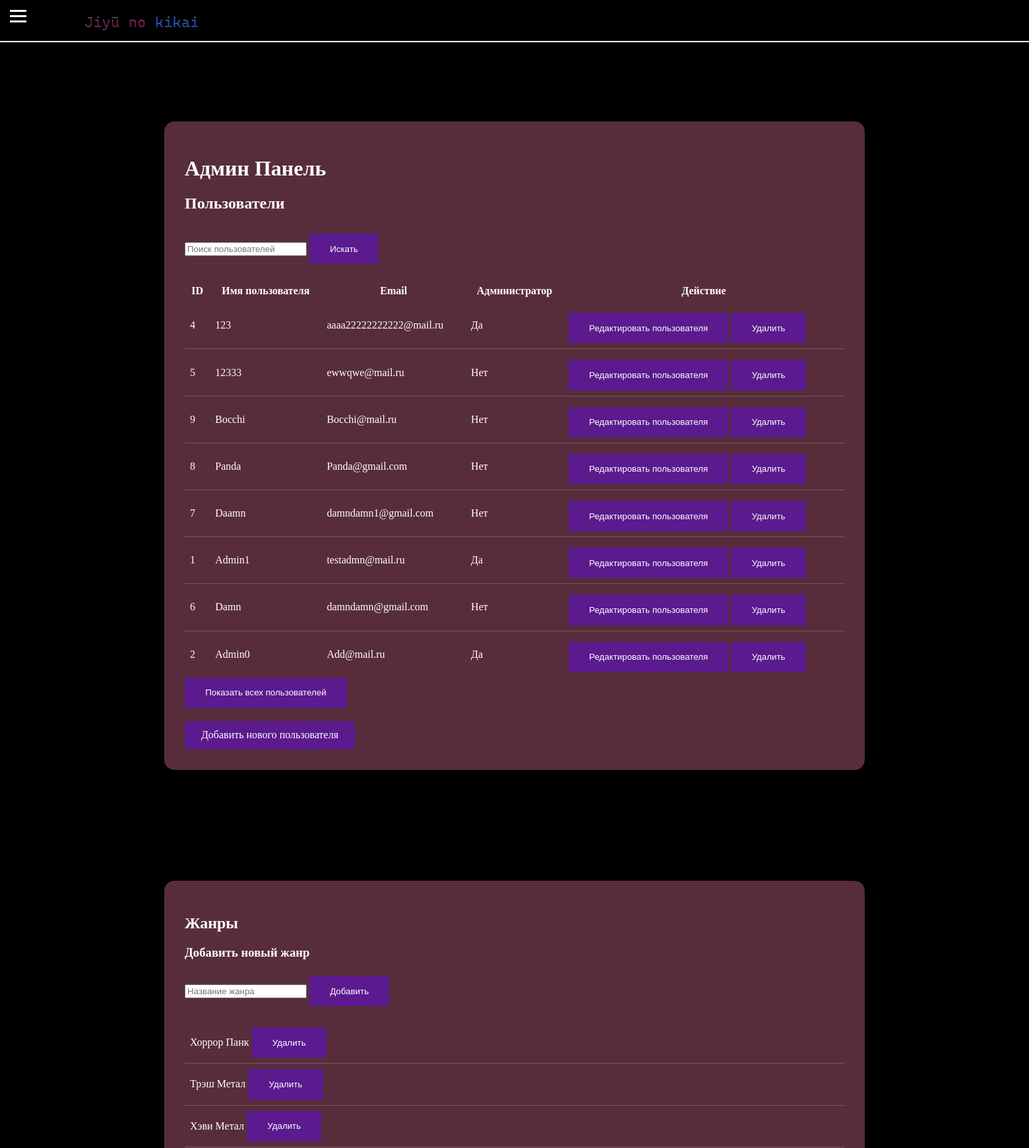
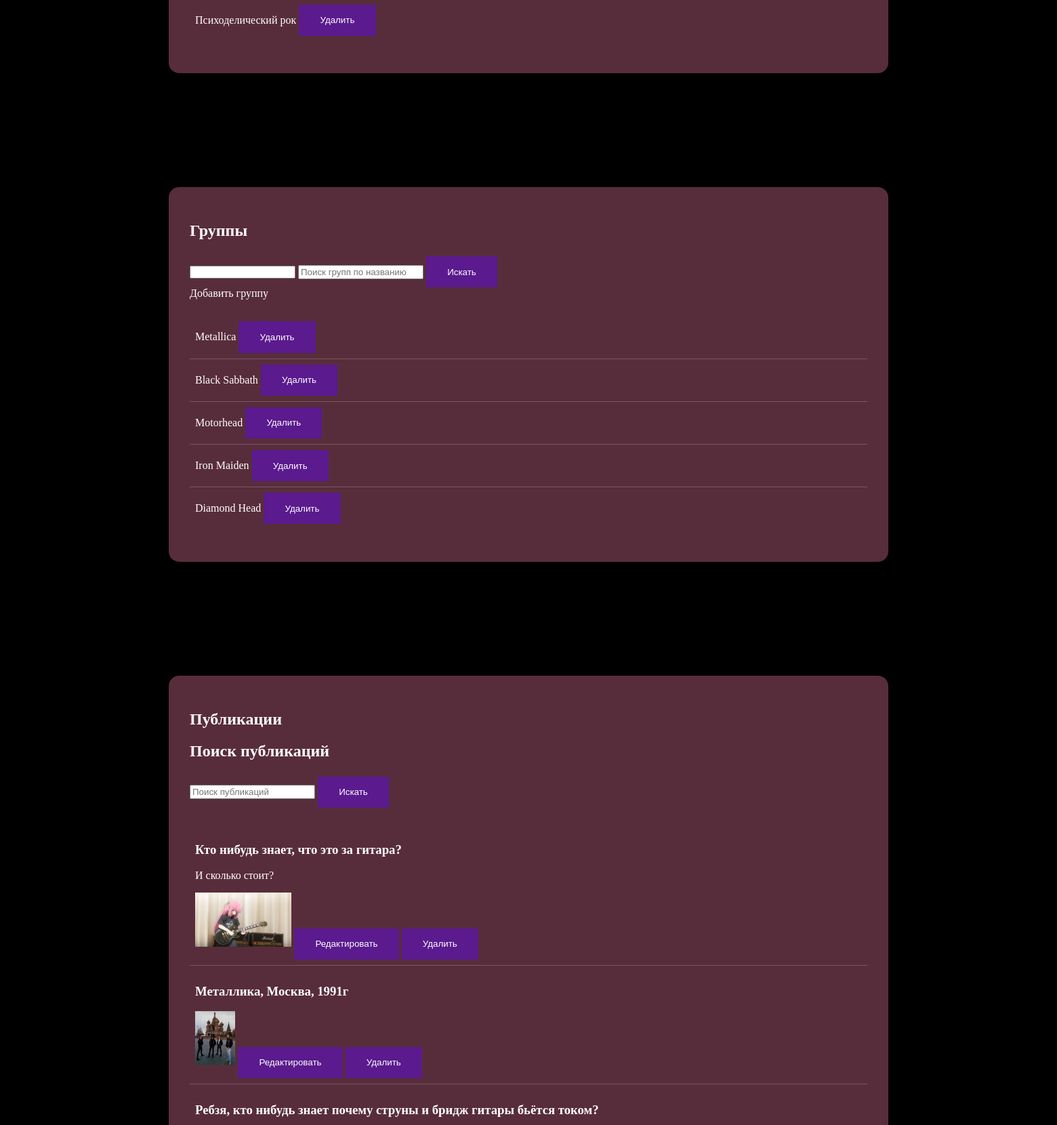
The app's page /admin_panel (signed in, upper part) with its own data (2 pictures, top to bottom).
### app.py (models this page shows, shortened)
class User(db.Model, UserMixin):
    id = db.Column(db.Integer, primary_key=True)
    username = db.Column(db.String(20), unique=True, nullable=False)
    email = db.Column(db.String(120), unique=True, nullable=False)
    password = db.Column(db.String(60), nullable=False)
    avatar = db.Column(db.String(120))
    is_admin = db.Column(db.Boolean, default=False)
    posts = db.relationship('News', backref='author', lazy=True)
    comments = db.relationship('Comment', backref='author', lazy=True)

class Genre(db.Model):
    id = db.Column(db.Integer, primary_key=True)
    name = db.Column(db.String(50), unique=True, nullable=False)

class Group(db.Model):
    id = db.Column(db.Integer, primary_key=True)
    name = db.Column(db.String(100), nullable=False)
    description = db.Column(db.Text)  # Поле для описания группы
    image_path = db.Column(db.String(200))  # Поле для пути к изображению группы
    genre_id = db.Column(db.Integer, db.ForeignKey('genre.id'), nullable=False)  # Добавляем внешний ключ
    genre = db.relationship('Genre', backref=db.backref('groups', lazy='dynamic'))

class News(db.Model):
    id = db.Column(db.Integer, primary_key=True)
    title = db.Column(db.String(100), nullable=False)
    content = db.Column(db.Text, nullable=False)
    image_path = db.Column(db.String(200))
    user_id = db.Column(db.Integer, db.ForeignKey('user.id', name='fk_post_user_id'), nullable=False)
    comments = db.relationship('Comment', backref='news_comments', cascade='all, delete-orphan', lazy=True)
    @property
    def image_file_path(self):
        return self._image_file_path

### app.py (the view)
@app.route('/admin_panel', methods=['GET', 'POST'])
@login_required
def admin_panel():
    if not current_user.is_admin:
        flash('Доступ к админ-панели разрешен только администраторам.')
        return redirect(url_for('index'))
    genres = Genre.query.all()
    categories = Category.query.all()  # Запрос всех категорий
    products_query = Product.query
    products_query = Product.query
    product_search_query = request.form.get('search_product')
    if product_search_query:
        products_query = products_query.filter(Product.name.contains(product_search_query) | Product.description.contains(product_search_query))
    products = products_query.limit(3).all()  # Ограничение до 3 товаров
    user_query = User.query
    user_search_query = request.form.get('search_user')
    if user_search_query:
        user_query = user_query.filter(User.username.contains(user_search_query) | User.email.contains(user_search_query))
    all_users = user_query.all()
    random_users = user_query.order_by(db.func.random()).limit(10).all()
    group_query = Group.query
    group_search_query = request.form.get('search_group')
    genre_filter = request.form.get('genre_filter')
    if group_search_query:
        group_query = group_query.filter(Group.name.contains(group_search_query))
    if genre_filter:
        group_query = group_query.filter_by(genre_id=genre_filter)
    groups = group_query.limit(5).all()  # Ограничение до 5 групп
    news_query = News.query
    news_search_query = request.form.get('search_news')
    if news_search_query:
        news_query = news_query.filter(News.title.contains(news_search_query) | News.content.contains(news_search_query))
    all_news = news_query.all()
    random_news = news_query.order_by(db.func.random()).limit(3).all()
    order_query = Order.query.join(User).add_columns(Order.id, Order.order_number, User.username, Order.total_price, Order.created_at)
    order_search_query = request.form.get('search_order')
    if order_search_query:
        order_query = order_query.filter(Order.order_number.contains(order_search_query))
    all_orders = order_query.all()
    orders = Order.query.join(User).all()
    return render_template('admin_panel.html',
                           random_users=random_users,
                           all_users=all_users,
                           genres=genres,
                           groups=groups,
                           random_news=random_news,
                           all_news=all_news,
                           categories=categories,
                           products=products,
                           orders=orders,
                           all_orders=all_orders)

### app.py (called while the page is built)
@login_manager.user_loader
def load_user(user_id):
    return User.query.get(int(user_id))

### templates/admin_panel.html (shortened to what this page needs)
<!DOCTYPE html>
<html lang="en">
<head>
    <link rel="stylesheet" href="static/styles/admin_panel.css">
    <link rel="stylesheet" type="text/css" href="{{ url_for('static', filename='styles/sidebar.css') }}">
</head>
<body>
    <div class="top-bar">
        <nav class="tophat">
            <div class="Logo">
                <div class="logo-container">
                    <a href="{{ url_for('index') }}" class="logo-link">
                        <img src="{{ url_for('static', filename='images/logo.png') }}" alt="Logo">
                    </a>
                </div>
            </div>
        </nav>
    </div>
    <div class="toggle-btn" onclick="toggleSidebar()">
        <span></span>
        <span></span>
        <span></span>
    </div>
    <div class="container">
        <h1>Админ Панель</h1>
        <div class="users-section">
            <h2>Пользователи</h2>
            <form method="post" action="{{ url_for('admin_panel') }}">
                <input type="text" name="search" placeholder="Поиск пользователей">
                <button type="submit">Искать</button>
            </form>
            <table>
                <thead>
                    <tr>
                        <th>ID</th>
                        <th>Имя пользователя</th>
                        <th>Email</th>
                        <th>Администратор</th>
                        <th>Действие</th>
                    </tr>
                </thead>
                <tbody>
                    {% for user in random_users %}
                    <tr>
                        <td>{{ user.id }}</td>
                        <td>{{ user.username }}</td>
                        <td>{{ user.email }}</td>
                        <td>{{ 'Да' if user.is_admin else 'Нет' }}</td>
                        <td>
                            <form action="{{ url_for('edit_user', user_id=user.id) }}" method="get" style="display:inline;">
                                <button type="submit">Редактировать пользователя</button>
                            </form>
                            <form action="{{ url_for('delete_user', user_id=user.id) }}" method="post" style="display:inline;">
                                <input type="submit" value="Удалить" onclick="return confirm('Вы уверены?')">
                            </form>
                        </td>
                    </tr>
                    {% endfor %}
                </tbody>
            </table>
            <div>
                <button onclick="toggleAllUsers()">Показать всех пользователей</button>
            </div>
            <a href="{{ url_for('add_user') }}" class="add-user-button" style="margin-top: 20px;">Добавить нового пользователя</a>
        </div>
    </div>
    <div class="container">
        <div class="genres-section">
            <h2>Жанры</h2>
            <h3>Добавить новый жанр</h3>
            <form method="post" action="{{ url_for('add_genre') }}">
                <input type="text" name="genre_name" placeholder="Название жанра" required>
                <button type="submit">Добавить</button>
            </form>
            <ul>
                {% for genre in genres %}
                <li>
                    {{ genre.name }}
                    <form action="{{ url_for('delete_genre', genre_id=genre.id) }}" method="post" style="display:inline;">
                        <input type="submit" value="Удалить" onclick="return confirm('Вы уверены?')">
                    </form>
                </li>
                {% endfor %}
            </ul>
        </div>
    </div>
    <div class="container">
        <div class="groups-section">
            <h2>Группы</h2>
            <form method="post" action="{{ url_for('admin_panel') }}">
                <select name="genre_filter">
                    <option value="">Все жанры</option>
                </select>
                <input type="text" name="search_group" placeholder="Поиск групп по названию">
                <button type="submit">Искать</button>
            </form>
            <a href="{{ url_for('add_group') }}">Добавить группу</a>
            <ul>
                {% for group in groups %}
                <li>
                    <a href="{{ url_for('group_details', group_id=group.id) }}">{{ group.name }}</a>
                    <form action="{{ url_for('delete_group', group_id=group.id) }}" method="POST" style="display:inline;">
                        <input type="submit" value="Удалить" onclick="return confirm('Вы уверены?')">
                    </form>
                </li>
                {% endfor %}
            </ul>
        </div>
    </div>
    <div class="container">
        <div class="news-section">
            <h2>Публикации</h2>
            <h2>Поиск публикаций</h2>
            <form method="post" action="{{ url_for('admin_panel') }}">
                <input type="text" name="search" placeholder="Поиск публикаций">
                <button type="submit">Искать</button>
            </form>
            <ul>
                {% for single_news in random_news %}
                <li>
                    <h3>{{ single_news.title }}</h3>
                    <p>{{ single_news.content }}</p>
                    <img class="image" src="{{ url_for('static', filename=single_news.image_path) }}" alt="News Image">
                    <form action="{{ url_for('edit_news', news_id=single_news.id) }}" method="get" style="display:inline;">
                        <button type="submit">Редактировать</button>
                    </form>
                    <form action="{{ url_for('delete_news', news_id=single_news.id) }}" method="post" style="display:inline;">
                        <input type="submit" value="Удалить" onclick="return confirm('Вы уверены?')">
                    </form>
                </li>
                {% endfor %}
            </ul>
        </div>
    </div>
</body>
</html>

### static/styles/admin_panel.css (style rules this page uses)
body { background-color: #000000; background-size: cover; display: flex; flex-direction: column; align-items: center; min-height: 100vh; transform: scale(1); margin: 0; padding: 0; overflow-x: hidden; color: white; }
h1, h2, h3, p, th, td, a { color: #ffffff; }
a { text-decoration: none; }
.image { max-width: 10vw; max-height: 10vh; }
body, button, input, select, textarea { color: #ffffff; }
button, input[type="submit"] { background-color: #5B1A8E; color: #ffffff; border: none; padding: 1vw 2vw; cursor: pointer; }
.users-section button[type="submit"] { margin-top: 1vh; }
.add-user-button { display: inline-block; margin-top: 1vh; padding: 0.8vw 1.6vw; background-color: #5B1A8E; color: #ffffff; border: none; border-radius: 0.4vw; cursor: pointer; transition: background-color 0.3s; }
.container { background-color: rgba(219, 112, 147, 0.4); margin: 15vh auto 6vh; padding: 2vw; border-radius: 1vw; width: 80%; max-width: 1000px; }
form, table, ul { margin-top: 3vh; }
.top-bar { background-image: url("../images/Jiyu.jpg"); background-size: cover; background-position: center; position: fixed; width: 100%; height: 8vh; background-color: #000000; padding: 0 2vw; box-sizing: border-box; z-index: 3; position: relative; }
.top-bar::after { content: ""; position: absolute; bottom: 0; left: 0; width: 100%; height: 0.2vh; background-color: white; z-index: 4; }
.tophat { display: flex; justify-content: space-between; align-items: center; height: 8vh; padding-left: 1vw; padding-right: 20vw; }
.Logo { display: flex; align-items: center; margin: 20px; justify-content: flex-start; }
.logo-container { display: flex; align-items: center; margin-left: 20px; width: 100%; }
.logo-link { width: 300px; height: auto; }
.logo-link img { width: 250px; height: auto; background-color: black; }
ul { margin-top: 3vh; padding: 0; list-style: none; }
ul li { padding: 1vh; border-bottom: 0.1vh solid rgba(255, 255, 255, 0.2); }
ul li:last-child { border-bottom: none; }
table { margin-top: 3vh; width: 100%; border-collapse: collapse; }
th, td { padding: 1vh; border-bottom: 0.1vh solid rgba(255, 255, 255, 0.2); }
th:last-child, td:last-child { border-right: none; }
tr:last-child th, tr:last-child td { border-bottom: none; }
:root { --sizeindex: calc(1vw + 1vh); }

### static/styles/sidebar.css (style rules this page uses)
.toggle-btn { position: fixed; top: 15vh; left: 10px; cursor: pointer; background-color: #000000; padding: 0.3%; z-index: 5; }
.toggle-btn span { display: block; width: 25px; height: 3px; background-color: #fff; margin-bottom: 5px; }

### records on screen
User: id "4", username "123", email "aaaa22222222222@mail.ru", is_admin "Да"
User: id "5", username "12333", email "ewwqwe@mail.ru", is_admin "Нет"
User: id "9", username "Bocchi", email "Bocchi@mail.ru", is_admin "Нет"
User: id "8", username "Panda", email "Panda@gmail.com", is_admin "Нет"
User: id "7", username "Daamn", email "damndamn1@gmail.com", is_admin "Нет"
User: id "1", username "Admin1", email "testadmn@mail.ru", is_admin "Да"
User: id "6", username "Damn", email "damndamn@gmail.com", is_admin "Нет"
User: id "2", username "Admin0", email "Add@mail.ru", is_admin "Да"
Genre: name "Хоррор Панк"
Genre: name "Трэш Метал"
Genre: name "Хэви Метал"
Genre: name "Психоделический рок"
Group: name "Metallica"
Group: name "Black Sabbath"
Group: name "Motorhead"
Group: name "Iron Maiden"
Group: name "Diamond Head"
News: title "Кто нибудь знает, что это за гитара?", content "И сколько стоит?", image_path (picture)
News: title "Металлика, Москва, 1991г", image_path (picture)
News: title "Ребзя, кто нибудь знает почему струны и бридж гитары бьётся током?"
